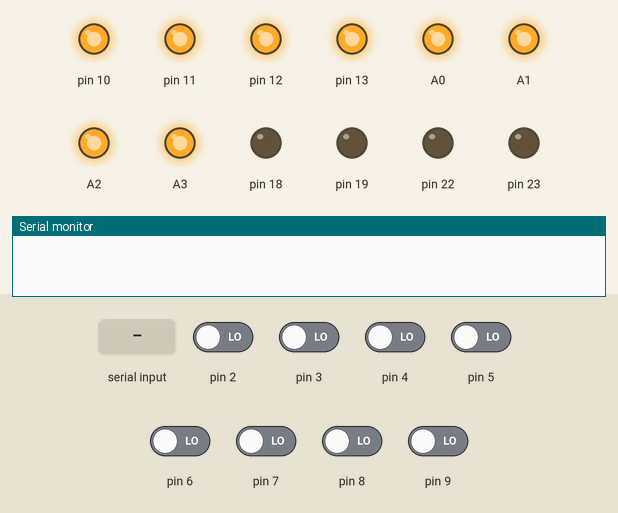
This sketch was run on a simulated Arduino Uno, built with avr-gcc and run on an emulated ATmega328P. Parts: output pins drawn as LEDs (lit = HIGH), the last lines printed to the serial monitor. The test bench sets the inputs (shaded band); at power-on: pin 2–9 LOW. EEPROM starts erased.

Above: at 1.2 s.
1.3 s: "W90\n" received over Serial
At 2.4 s:
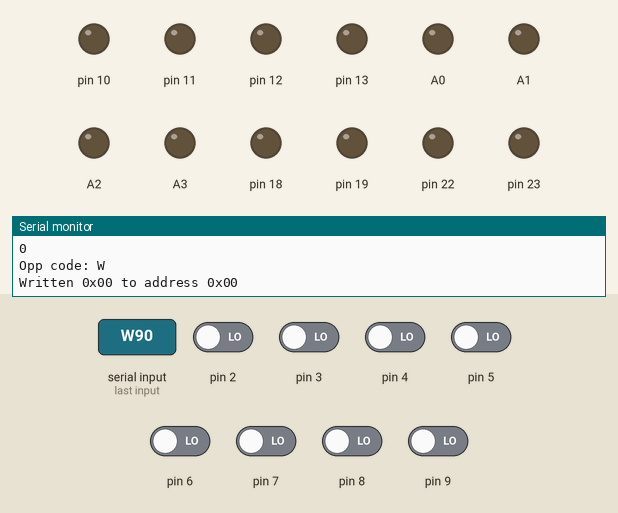
2.8 s: "e,45\n" received over Serial
At 4.3 s:
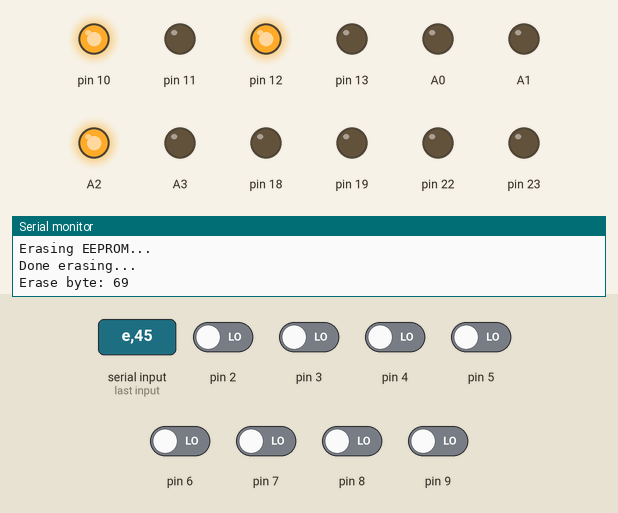
5.1 s: "t90\n" received over Serial
At 7.1 s:
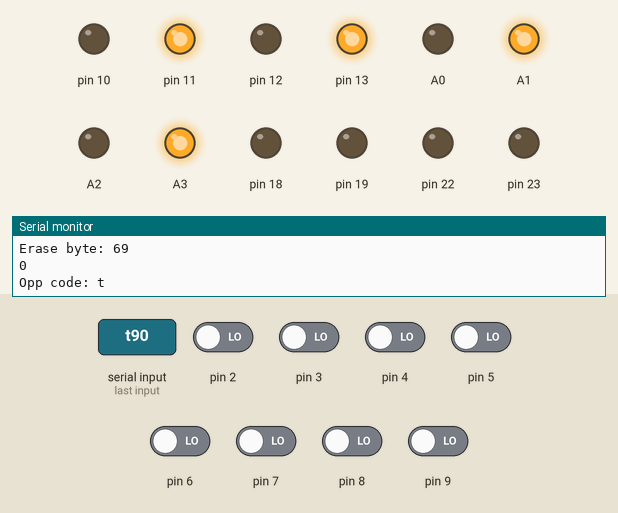
7.4 s: pin 2 driven HIGH
At 8.0 s:
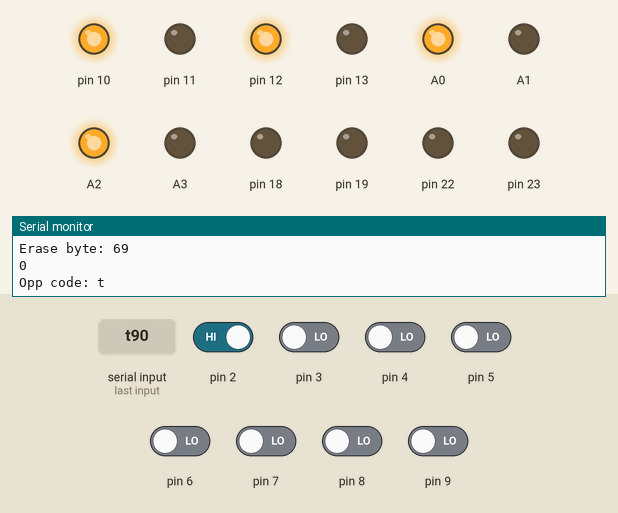
8.9 s: pin 2 driven LOW
At 10.1 s:
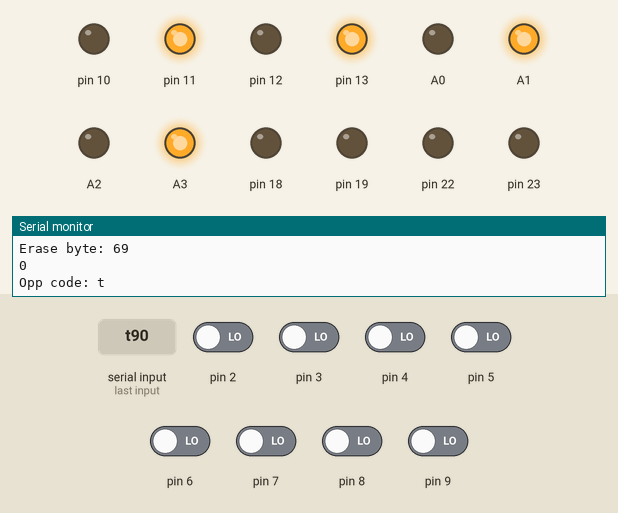
10.4 s: "e90\n" received over Serial
At 12.4 s:
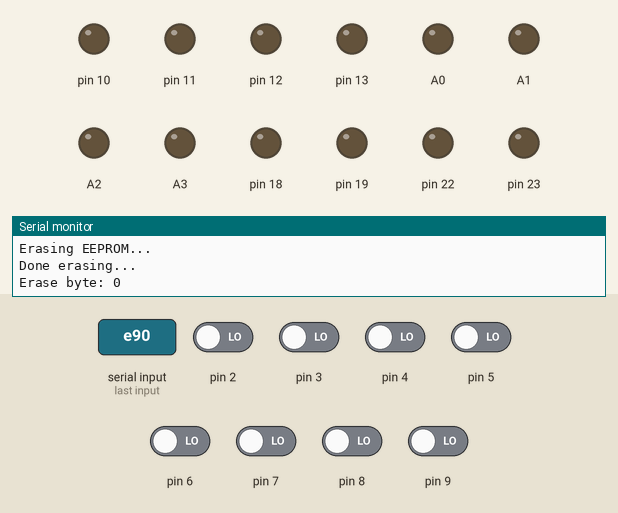
Timing chart, 0 to 13.7 s (numbered marks = the images above; inputs shaded):
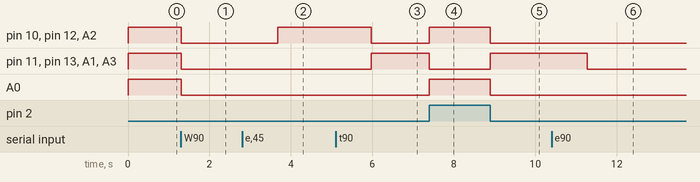

The sketch:

28xx_EEPROM_replacement.ino
```cpp
#include <EEPROM.h>

int x = 0;
int y = 0;
char* string2char(String command){
    if(command.length()!=0){
        char *p = const_cast<char*>(command.c_str());
        return p;
    }
}
int htoInt(char hexValue[]) {
  return (int) strtol(hexValue, 0, 16);
}
void setup() {
  Serial.begin(9600);
  DDRD = (DDRD & 0b00000011) | (0b00000000);
  DDRB = 0b11111100;
  DDRC = (DDRC & 0b00001111) | 0b11110000;
  pinMode(10, OUTPUT);
  pinMode(11, OUTPUT);
  pinMode(12, OUTPUT);
  pinMode(13, OUTPUT);
  pinMode(A0, OUTPUT);
  pinMode(A1, OUTPUT);
  pinMode(A2, OUTPUT);
  pinMode(A3, OUTPUT);
}

void loop() {
  if (Serial.available() > 0) {
    String input = Serial.readStringUntil('\n');
    input.trim(); // remove any leading/trailing whitespace
    char opp = input.charAt(0);
    int addr = htoInt(string2char(input.substring(2, 4)));
    int val = htoInt(string2char(input.substring(5)));
    Serial.println(input.substring(2, 4));
    Serial.print("Opp code: ");
    Serial.println(opp);
    if (opp == 'W') {
      EEPROM.write(addr, val);
      Serial.print("Written ");
      Serial.print("0x");
      if(val< 0x10) Serial.print("0");
      Serial.print(val, HEX);
      Serial.print(" to address ");
      Serial.print("0x");
      if(addr < 0x10) Serial.print("0");
      Serial.println(addr, HEX);
    }
    else if (opp == 'r') {
      int read_val = EEPROM.read(addr);
      Serial.print("0x");
      if(addr < 0x10) Serial.print("0");
      Serial.print(addr, HEX);
      Serial.print(": ");
      Serial.print("0x");
      if(read_val < 0x10) Serial.print("0");
      Serial.println(read_val, HEX);
    }
    else if (opp == 'R') {
      int i;
      int line_count = 0;
      Serial.print("0x");
      if(addr < 0x10) Serial.print("0");
      Serial.print(addr, HEX);
      Serial.print(": ");
      for (i = addr; i <= addr + 255; i++) {
        int val = EEPROM.read(i);
        if(val < 0x10) Serial.print("0");
        Serial.print(val, HEX);
        Serial.print(" ");
        line_count++;
        if (line_count == 8) {
          Serial.print("\t");
        }
        if (line_count == 16) {
          line_count = 0;
          if(i != addr + 255) {
            Serial.println();
            Serial.print("0x");
            if(addr + (i - addr + 1) < 0x10) Serial.print("0");
            Serial.print(addr + (i - addr + 1), HEX);
            Serial.print(": ");
          }
        }
      }
      Serial.println();
    }else if(opp == 'e') {
       Serial.println("Erasing EEPROM...");
       for(int i = 0; i <= 255; i++) EEPROM.write(i, addr);
       Serial.println("Done erasing...");
       Serial.print("Erase byte: ");
       Serial.println(addr);
    } else if(opp == 't') {
      for(int i = 0; i <= 255; i+=2) EEPROM.write(i, 0xAA);
      for(int i = 1; i <= 255; i+=2) EEPROM.write(i, 0x55);
    }
  }

  int x = 0;
  x |= (PIND & 0b00001100) >> 2; // reads the value of pins 2 and 3 and sets the 0th and 1st bits of x
  x |= (PIND & 0b00110000) >> 2; // reads the value of pins 4 and 5, shifts the result by 2, and sets the 2nd and 3rd bits of x
  x |= (PIND & 0b11000000) >> 2; // reads the value of pins 6 and 7, shifts the result by 4, and sets the 4th and 5th bits of x
  x |= (PINB & 0b00000011) << 6; // reads the value of pins 8 and 9, shifts the result by 6, and sets the 6th and 7th bits of x
  y = EEPROM.read(x);
  PORTB = (PORTB & B11000000) | ((y & B00001111) << 2);
  PORTC = (PORTC & B11110000) | ((y >> 4) & B00001111);
}
```

Measured:
- after the input at 1.3 s, pin 10–13, A0–3: HIGH → LOW at once
- after the input at 2.8 s, pin 10, pin 12, A2: LOW → HIGH after 0.88 s
- after the input at 5.1 s, pin 10, pin 12, A2: HIGH → LOW after 0.88 s; pin 11, pin 13, A1, A3: LOW → HIGH after 0.88 s
- after the input at 7.4 s, pin 10, pin 12, A0, A2: LOW → HIGH at once; pin 11, pin 13, A1, A3: HIGH → LOW at once
- after the input at 8.9 s, pin 10, pin 12, A0, A2: HIGH → LOW at once; pin 11, pin 13, A1, A3: LOW → HIGH at once
- after the input at 10.4 s, pin 11, pin 13, A1, A3: HIGH → LOW after 0.88 s
